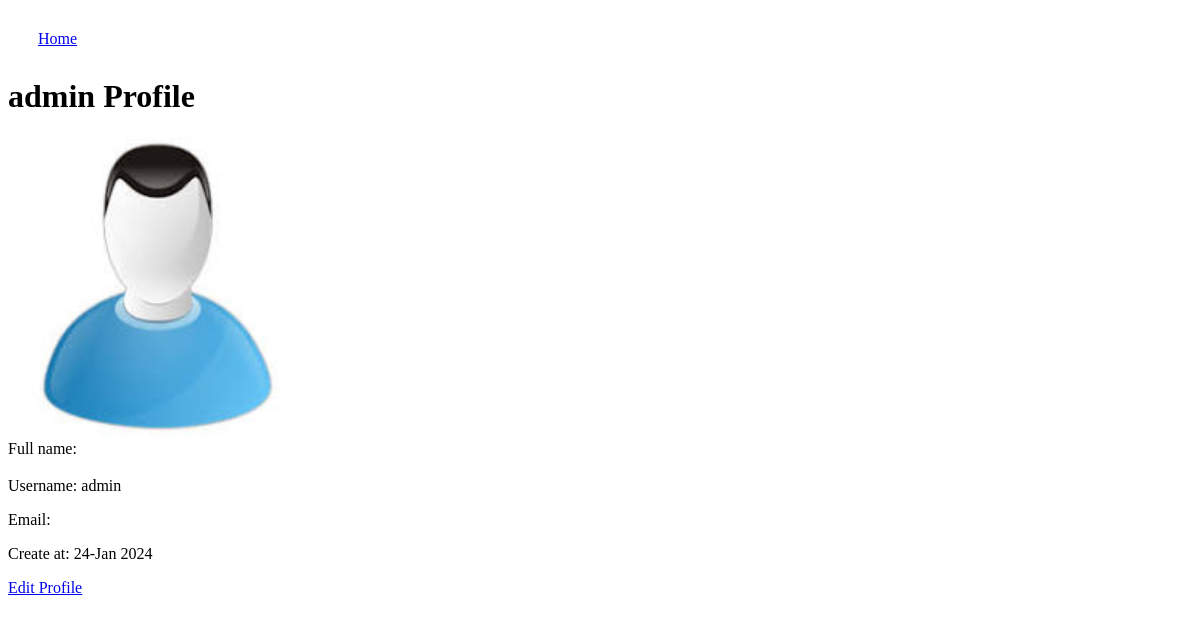
The app's page /profile/ (signed in), older data.
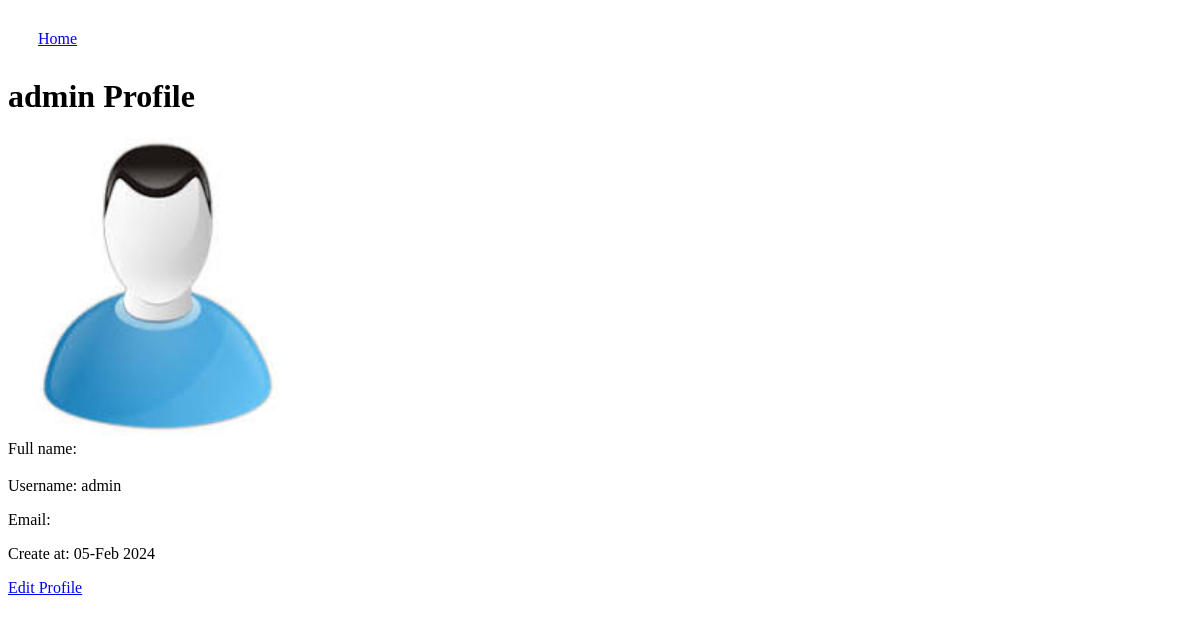
The same page, newer data.
### users/models.py (models this page shows, shortened)
class CustomUser(AbstractUser):
    user_image = models.ImageField(default='media/default_user_image.jpg', upload_to='media/')
    phone = models.CharField(max_length=13)

### users/views.py (the view)
# urls.py: path('profile/', profile_view, name='profile'),
@login_required
def profile_view(request):
    user = request.user
    context = {
        'user':user
    }
    return render(request,'users/profile.html',context=context)

### templates/users/profile.html
{% extends 'base.html' %}
{% block content %}
    <h1>{{user.username}} Profile</h1>
    <img style="width: 300px; height: 300px;" src="{{ user.user_image.url }}" alt="Defoult user image"><br>
    <span>Full name: <h3>{{ user.first_name | title }} {{ user.last_name | title }}</h3></span>
    <p>Username: {{ user.username }}</p>
    <p>Email: {{ user.email }}</p>
    <p>Create at: {{ user.date_joined | date:"d-M Y" }}</p>
    <a style="margin-right: 20px;" href="{% url 'edit-profile' %}">Edit Profile</a>
{% endblock %}

### templates/base.html (shortened to what this page needs)
<!DOCTYPE html>
<html lang="en">
<head>
</head>
<body>
    <div style="margin: 30px;">
    <a href="{% url 'home' %}">Home</a>
    </div>
    {% block content %}
    {% endblock content %}
</body>
</html>

Row changes from the older to the newer data that the page shows:
changed CustomUser "admin": date_joined "24-Jan 2024" → "05-Feb 2024"
